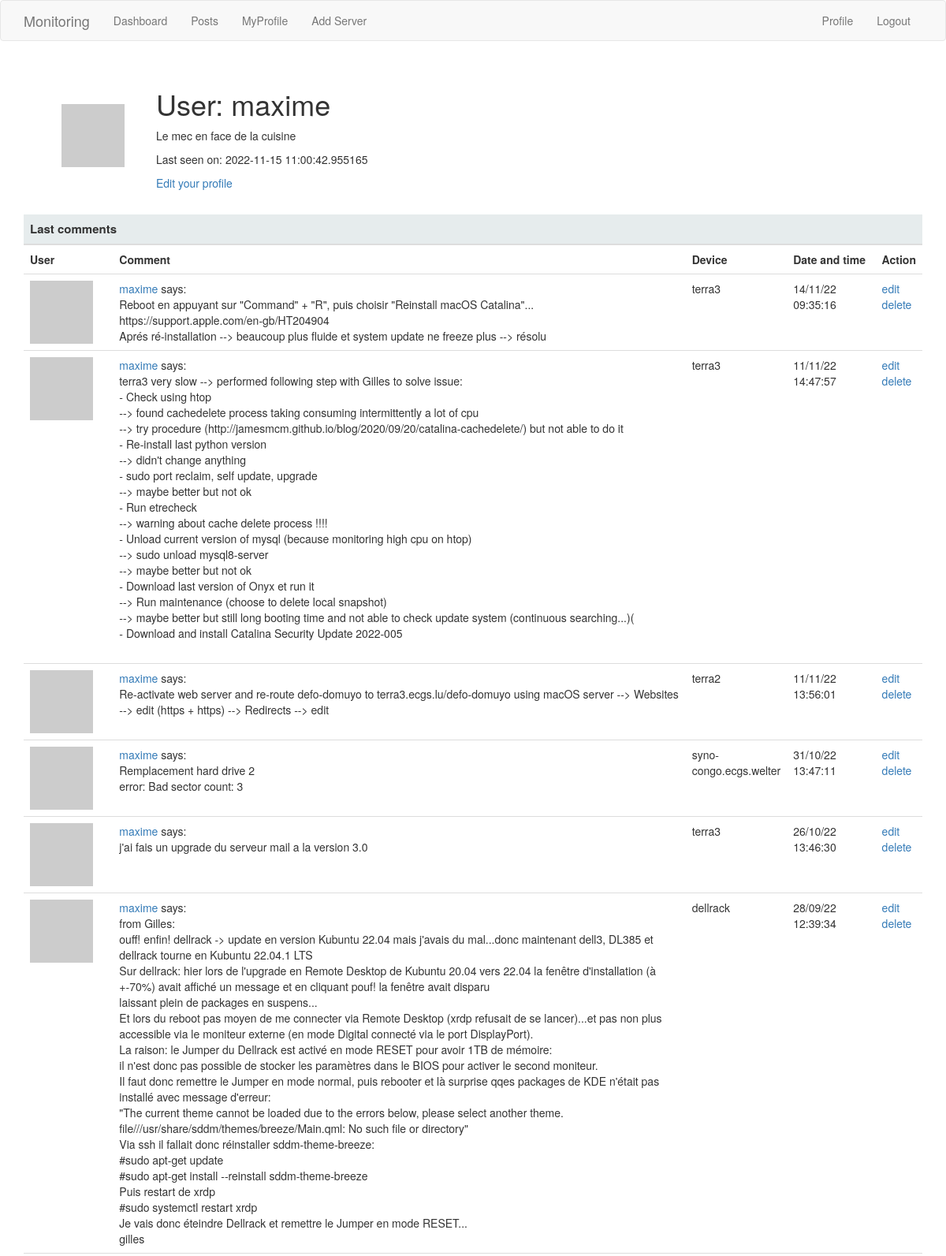
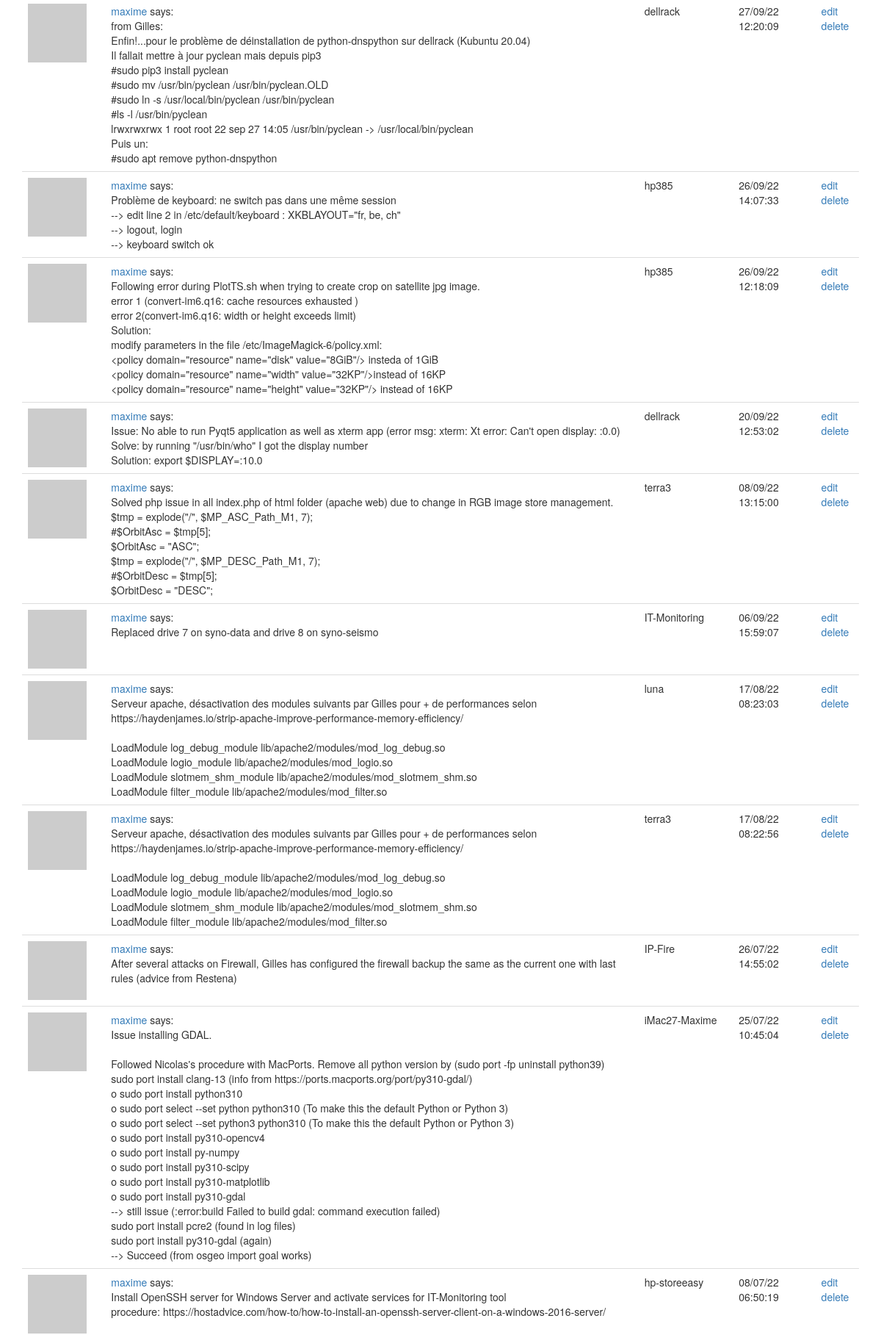
/user/maxime (signed in, upper part), run on the app's committed database (2 pictures, top to bottom).
### webapp/models.py (models this page shows, shortened)
class User(UserMixin, db.Model):
    __tablename__ = 'user'
    id = db.Column(db.Integer, primary_key=True)
    username = db.Column(db.String(64), index=True, unique=True)
    email = db.Column(db.String(120), index=True, unique=True)
    password_hash = db.Column(db.String(128))
    posts = db.relationship('Post', backref='author', lazy='dynamic')
    about_me = db.Column(db.String(140))
    last_seen = db.Column(db.DateTime, default=datetime.utcnow)
    def avatar(self, size):
        digest = md5(self.email.lower().encode('utf-8')).hexdigest()
        return 'https://www.gravatar.com/avatar/{}?d=identicon&s={}'.format(
            digest, size)

class Post(db.Model):
    id = db.Column(db.Integer, primary_key=True)
    body = db.Column(db.String(1000))
    timestamp = db.Column(db.DateTime, index=True, default=datetime.utcnow)
    user_id = db.Column(db.Integer, db.ForeignKey('user.id'))
    device = db.Column(db.String(30), index=True)

### webapp/routes.py (the view)
@app.route('/user/<username>')
@login_required
def user(username):
        user = User.query.filter_by(username=username).first_or_404()
        posts = Post.query.order_by(Post.timestamp.desc()).filter_by(user_id=user.id)
        return render_template('user.html', user=user, posts=posts)

### webapp/models.py (called while the page is built)
@login.user_loader
def load_user(id):
    return User.query.get(int(id))

### webapp/routes.py (called while the page is built)
@app.before_request
def before_request():
    if current_user.is_authenticated:
        current_user.last_seen = datetime.utcnow()
        db.session.commit()

### webapp/templates/user.html (shortened to what this page needs)
{% extends "base.html" %}
{% block content %}
<div class="container">
    <div class="margin">
        <table class="myProfile">
            <tr valign="center">
                <td><img src="{{ user.avatar(100) }}"></td>
                <td>
                    <h1>User: {{ user.username }}</h1>
                    {% if user.about_me %}<p>{{ user.about_me }}</p>{% endif %}
                    {% if user.last_seen %}<p>Last seen on: {{ user.last_seen }}</p>{% endif %}
                    {% if user == current_user %}
                        <p><a href="{{ url_for('edit_profile') }}">Edit your profile</a></p>
                    {% endif %}
                </td>
            </tr>
        </table>
        {% include 'table_post.html' %}
        {% endblock %}

### webapp/templates/table_post.html
   <table class="table table-hover title">
        <col style="width:10%">
        <col style="width:65%">
        <col style="width:10%">
        <col style="width:10%">
        <col style="width:10%">
        <thead>
                <tr>
                        <th colspan="5">Last comments </th>
                </tr>
        </thead>
        <tbody>
                <tr >
                            <th>User</th>
                            <th>Comment</th>
                            <th>Device</th>
                            <th>Date and time</th>
                            <th>Action</th>
                </tr>
                {% for post in posts %}
                <tr>
                        <td width="3rem"><a href="{{ url_for('user', username=post.author.username) }}"><img src="{{ post.author.avatar(30) }}" /></a></td>
                        <td  style="white-space: pre-line"><a href="{{ url_for('user', username=post.author.username) }}">{{ post.author.username }}</a> says:<br>{{ post.body }}</td>
                        <td> {{ post.device }} </td>
                        <td class="date"> {{ post.timestamp.strftime("%d/%m/%y %X") }} </td>
                        <td><a href="{{ url_for('post_modify', id=post.id) }}" title="Modify Comment">edit</a>
                        <a href="{{ url_for('post_delete', id=post.id) }}" onclick="return confirm('Do you want to permanently delete the comment: {{ post.body }}?');" title="Delete Comment">delete</a>
                        </td>
                 </tr>
                {% endfor %}
        </tbody>
</table>

### webapp/static/styles/style.css (style rules this page uses)
.margin { width: 100%; }
table.myProfile { margin-left: 2em; }
table.myProfile td { text-align: left; padding: 2rem; }
table.title thead th { font-size: 1.5rem; background-color: #E6ECED; }

### data on the page
User: username "maxime", about_me "Le mec en face de la cuisine", last_seen "2022-11-15 11:00:42.955165"
Post: author.username "maxime", body "Reboot en appuyant sur \"Command\" + \"R\", puis choisir \"Reinstall macOS Catalina\"... https://support.apple.com/en-gb/HT204904 Aprés ré-installation --> beaucoup plus fluide et system update ne freeze plus --> résolu", device "terra3", timestamp "14/11/22 09:35:16"
Post: author.username "maxime", body "terra3 very slow --> performed following step with Gilles to solve issue: - Check using htop --> found cachedelete process taking consuming intermittently a lot of cpu --> try procedure (http://jamesmcm.github.io/blog/2020/09/20/catalina-cachedelete/) but not able to do it - Re-install last python version --> didn't change anything - sudo port reclaim, self update, upgrade --> maybe better but not ok - Run etrecheck --> warning about cache delete process !!!! - Unload current version of mysql (because monitoring high cpu on htop) --> sudo unload mysql8-server --> maybe better but not ok - Download last version of Onyx et run it --> Run maintenance (choose to delete local snapshot) --> maybe…", device "terra3", timestamp "11/11/22 14:47:57"
Post: author.username "maxime", body "Re-activate web server and re-route defo-domuyo to terra3.ecgs.lu/defo-domuyo using macOS server --> Websites --> edit (https + https) --> Redirects --> edit", device "terra2", timestamp "11/11/22 13:56:01"
Post: author.username "maxime", body "Remplacement hard drive 2 error: Bad sector count: 3", device "syno-congo.ecgs.welter", timestamp "31/10/22 13:47:11"
Post: author.username "maxime", body "j'ai fais un upgrade du serveur mail a la version 3.0", device "terra3", timestamp "26/10/22 13:46:30"
Post: author.username "maxime", body "from Gilles: ouff! enfin! dellrack -> update en version Kubuntu 22.04 mais j'avais du mal...donc maintenant dell3, DL385 et dellrack tourne en Kubuntu 22.04.1 LTS Sur dellrack: hier lors de l'upgrade en Remote Desktop de Kubuntu 20.04 vers 22.04 la fenêtre d'installation (à +-70%) avait affiché un message et en cliquant pouf! la fenêtre avait disparu laissant plein de packages en suspens... Et lors du reboot pas moyen de me connecter via Remote Desktop (xrdp refusait de se lancer)...et pas non plus accessible via le moniteur externe (en mode Digital connecté via le port DisplayPort). La raison: le Jumper du Dellrack est activé en mode RESET pour avoir 1TB de mémoire: il n'est donc pas…", device "dellrack", timestamp "28/09/22 12:39:34"
Post: author.username "maxime", body "from Gilles: Enfin!...pour le problème de déinstallation de python-dnspython sur dellrack (Kubuntu 20.04) Il fallait mettre à jour pyclean mais depuis pip3 #sudo pip3 install pyclean #sudo mv /usr/bin/pyclean /usr/bin/pyclean.OLD #sudo ln -s /usr/local/bin/pyclean /usr/bin/pyclean #ls -l /usr/bin/pyclean lrwxrwxrwx 1 root root 22 sep 27 14:05 /usr/bin/pyclean -> /usr/local/bin/pyclean Puis un: #sudo apt remove python-dnspython", device "dellrack", timestamp "27/09/22 12:20:09"
Post: author.username "maxime", body "Problème de keyboard: ne switch pas dans une même session --> edit line 2 in /etc/default/keyboard : XKBLAYOUT=\"fr, be, ch\" --> logout, login --> keyboard switch ok", device "hp385", timestamp "26/09/22 14:07:33"
Post: author.username "maxime", body "Following error during PlotTS.sh when trying to create crop on satellite jpg image. error 1 (convert-im6.q16: cache resources exhausted ) error 2(convert-im6.q16: width or height exceeds limit) Solution: modify parameters in the file /etc/ImageMagick-6/policy.xml: <policy domain=\"resource\" name=\"disk\" value=\"8GiB\"/> insteda of 1GiB <policy domain=\"resource\" name=\"width\" value=\"32KP\"/>instead of 16KP <policy domain=\"resource\" name=\"height\" value=\"32KP\"/> instead of 16KP", device "hp385", timestamp "26/09/22 12:18:09"
Post: author.username "maxime", body "Issue: No able to run Pyqt5 application as well as xterm app (error msg: xterm: Xt error: Can't open display: :0.0) Solve: by running \"/usr/bin/who\" I got the display number Solution: export $DISPLAY=:10.0", device "dellrack", timestamp "20/09/22 12:53:02"
Post: author.username "maxime", body "Solved php issue in all index.php of html folder (apache web) due to change in RGB image store management. $tmp = explode(\"/\", $MP_ASC_Path_M1, 7); #$OrbitAsc = $tmp[5]; $OrbitAsc = \"ASC\"; $tmp = explode(\"/\", $MP_DESC_Path_M1, 7); #$OrbitDesc = $tmp[5]; $OrbitDesc = \"DESC\";", device "terra3", timestamp "08/09/22 13:15:00"
Post: author.username "maxime", body "Replaced drive 7 on syno-data and drive 8 on syno-seismo", device "IT-Monitoring", timestamp "06/09/22 15:59:07"
Post: author.username "maxime", body "Serveur apache, désactivation des modules suivants par Gilles pour + de performances selon https://haydenjames.io/strip-apache-improve-performance-memory-efficiency/ LoadModule log_debug_module lib/apache2/modules/mod_log_debug.so LoadModule logio_module lib/apache2/modules/mod_logio.so LoadModule slotmem_shm_module lib/apache2/modules/mod_slotmem_shm.so LoadModule filter_module lib/apache2/modules/mod_filter.so", device "luna", timestamp "17/08/22 08:23:03"
Post: author.username "maxime", body "Serveur apache, désactivation des modules suivants par Gilles pour + de performances selon https://haydenjames.io/strip-apache-improve-performance-memory-efficiency/ LoadModule log_debug_module lib/apache2/modules/mod_log_debug.so LoadModule logio_module lib/apache2/modules/mod_logio.so LoadModule slotmem_shm_module lib/apache2/modules/mod_slotmem_shm.so LoadModule filter_module lib/apache2/modules/mod_filter.so", device "terra3", timestamp "17/08/22 08:22:56"
Post: author.username "maxime", body "After several attacks on Firewall, Gilles has configured the firewall backup the same as the current one with last rules (advice from Restena)", device "IP-Fire", timestamp "26/07/22 14:55:02"
Post: author.username "maxime", body "Issue installing GDAL. Followed Nicolas's procedure with MacPorts. Remove all python version by (sudo port -fp uninstall python39) sudo port install clang-13 (info from https://ports.macports.org/port/py310-gdal/) o sudo port install python310 o sudo port select --set python python310 (To make this the default Python or Python 3) o sudo port select --set python3 python310 (To make this the default Python or Python 3) o sudo port install py310-opencv4 o sudo port install py-numpy o sudo port install py310-scipy o sudo port install py310-matplotlib o sudo port install py310-gdal --> still issue (:error:build Failed to build gdal: command execution failed) sudo port install pcre2 (found in log…", device "iMac27-Maxime", timestamp "25/07/22 10:45:04"
Post: author.username "maxime", body "Install OpenSSH server for Windows Server and activate services for IT-Monitoring tool procedure: https://hostadvice.com/how-to/how-to-install-an-openssh-server-client-on-a-windows-2016-server/", device "hp-storeeasy", timestamp "08/07/22 06:50:19"
